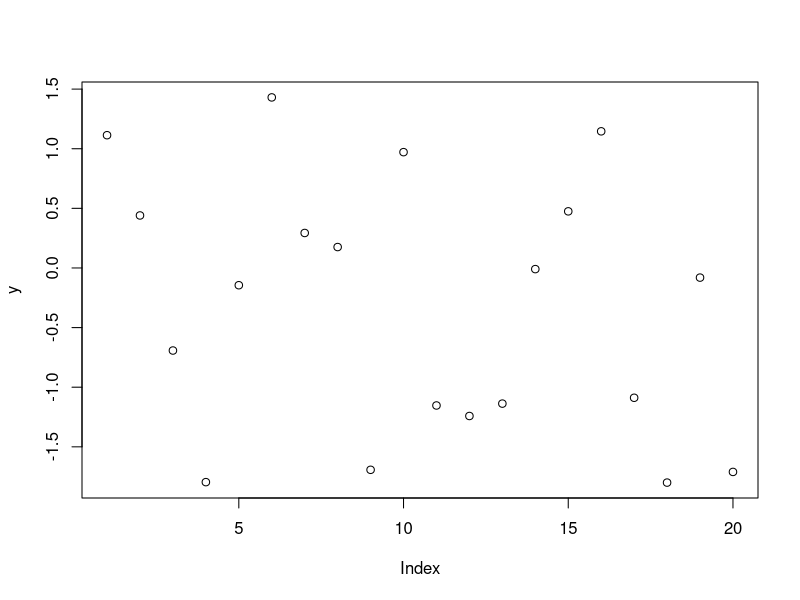
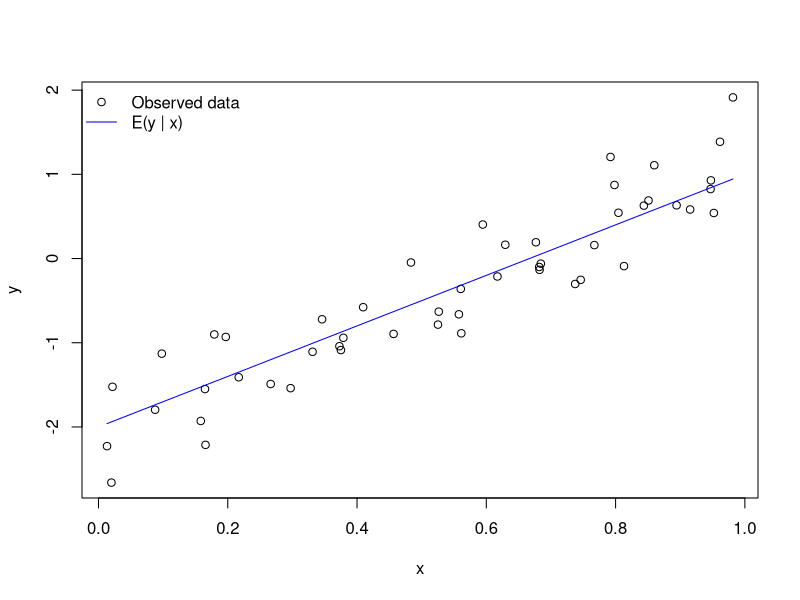
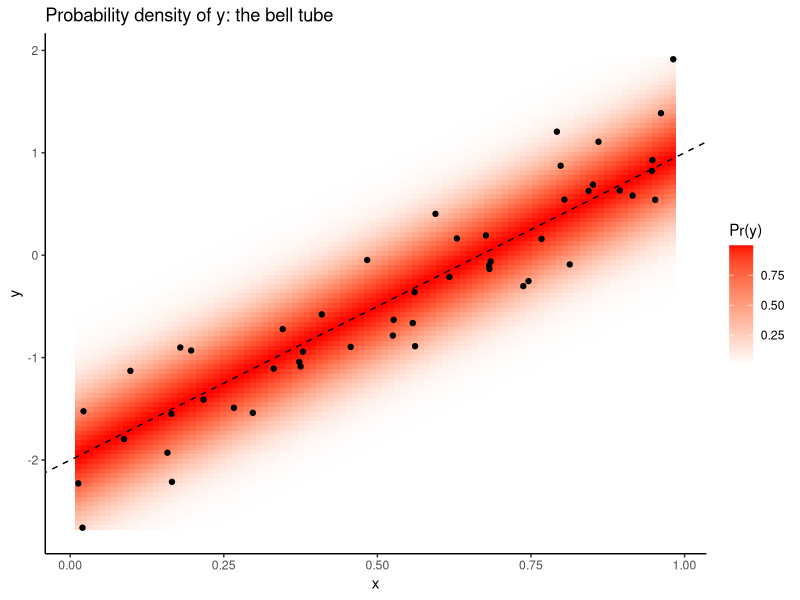
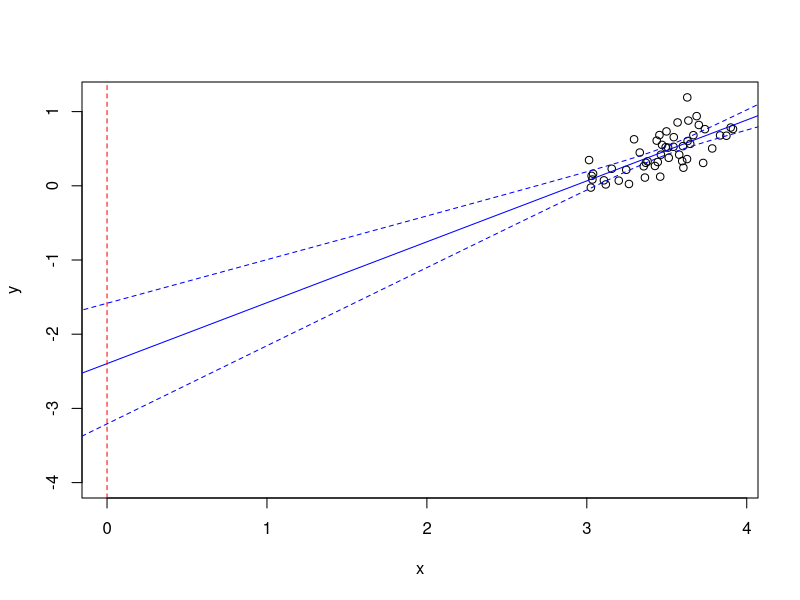
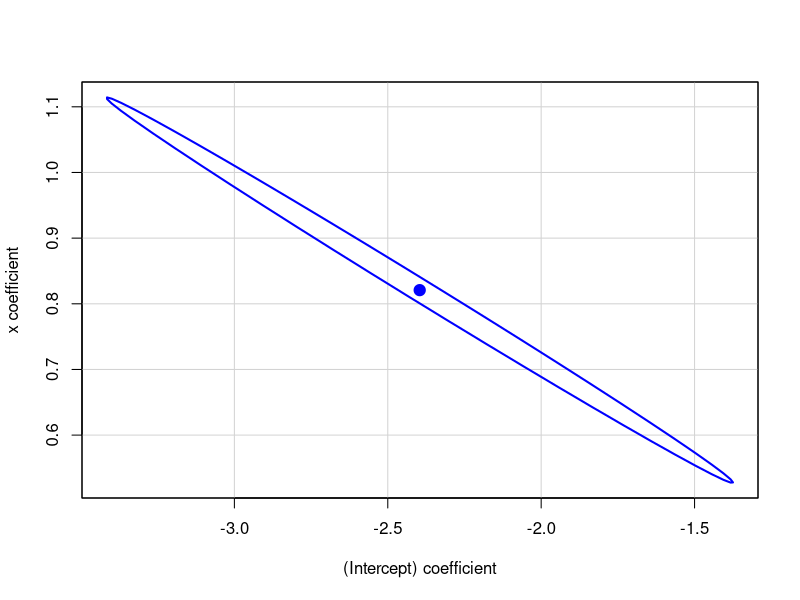
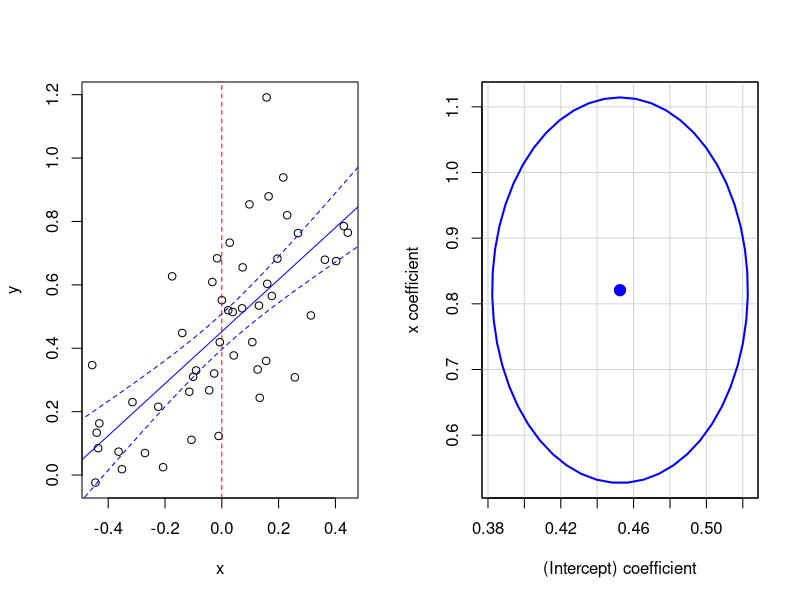
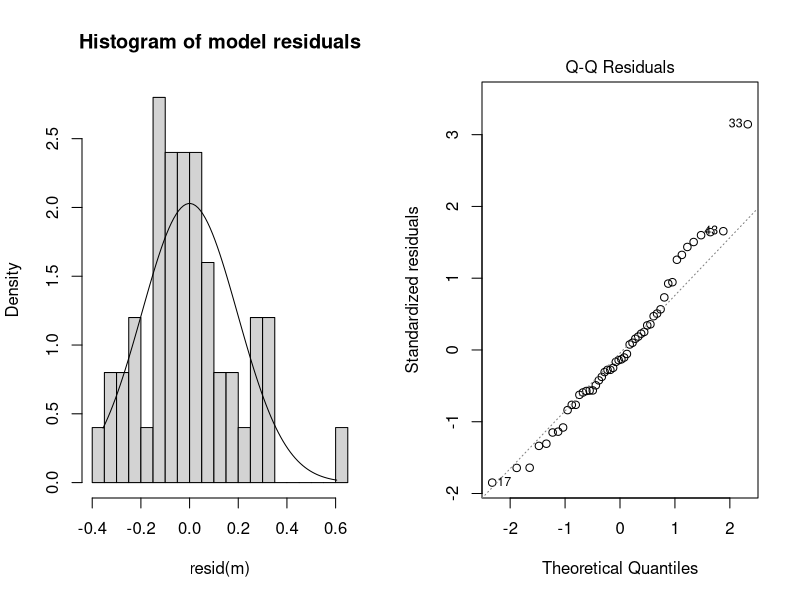
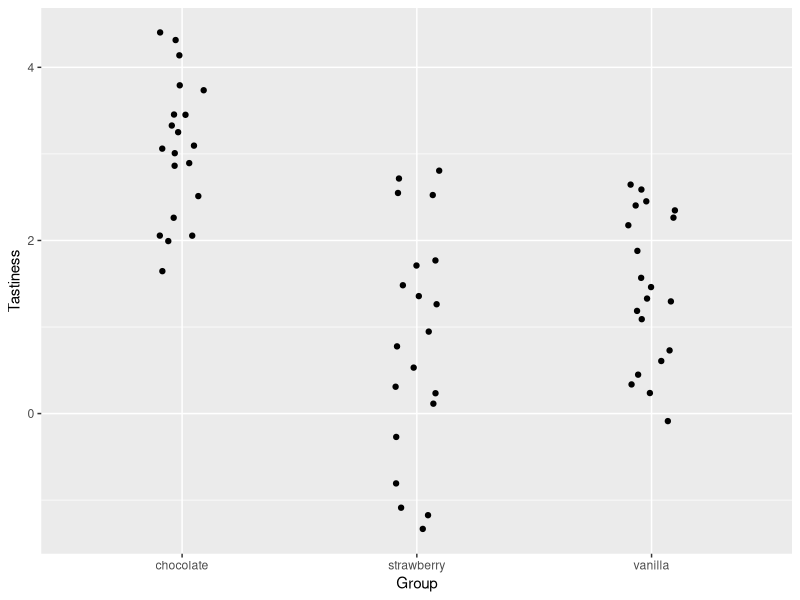

These figures' R source, in order: (Note: this script raises an error after producing the figures.)
## ---- chunk 1
# simulating a sample of 20 y values from a normal distribution 
# with mean = 0 and standard deviation = 1
y <- rnorm(n = 20, mean = 0, sd = 1)
plot(y)
## ---- chunk 2
# fitting a model of the mean with lm
m <- lm(y ~ 1)
summary(m)
## ---- chunk 3
# simulate x values
n <- 50
x <- runif(n, min = 0, max = 1)

# designate the underlying parameters for our hypothetical population
alpha <- -2
beta <- 3
sigma <- .4

# simulate values of y based on our randomly generated values of x
# and our underlying parameters
y <- rnorm(n, mean = alpha + beta * x, sd = sigma)

# plot the values of x and y
plot(x, y)

# add known mean function 
lines(x = x, y = alpha + beta * x, col='blue')
legend('topleft', 
       pch = c(1, NA), lty = c(NA, 1), 
       col = c('black', 'blue'), 
       legend = c('Observed data', 'E(y | x)'), 
       bty = 'n')
## ---- chunk 4
# show the probability density of y as a function of x
lo <- 100
yv <- seq(min(y), max(y), length.out = lo)
xv <- seq(min(x), max(x), length.out = lo)
g <- expand.grid(x = xv, y = yv)
g$py <- dnorm(g$y, alpha + beta * g$x, sigma)

sample_d <- data.frame(x = x, y = y)

library(ggplot2)
ggplot(g, aes(x=x, y=y)) + 
  geom_tile(aes(fill=py)) + 
  geom_point(data=sample_d) + 
  scale_fill_gradient2(name = "Pr(y)", high='red') + 
  theme_classic() + 
  geom_abline(intercept=alpha, slope=beta, linetype='dashed') + 
  ggtitle('Probability density of y: the bell tube')
## ---- chunk 5
m <- lm(y ~ x)
summary(m)
## ---- chunk 6

x <- runif(n)
alpha <- 0
beta <- 1
sigma <- .2
y <- rnorm(n, mean = alpha + beta * x, sd = sigma)
x <- x + 3
plot(x, y, xlim=c(0, max(x)), ylim=c(-4, max(y)))
m <- lm(y ~ x)
abline(m, col='blue')
abline(v = 0, col = "red", lty = 2)
px <- seq(-1, max(x) + 1, length.out=100)
py <- predict(m, list(x=px), se.fit=TRUE, interval='confidence')
lines(px, py$fit[, 'lwr'], lty=2, col='blue')
lines(px, py$fit[, 'upr'], lty=2, col='blue')
## ---- chunk 7
# calculate 95% confidence intervals for the parameters estimated in model m
confint(m, level = 0.95)
## ---- chunk 8
library(car)
confidenceEllipse(m)
## ---- chunk 9
par(mfrow=c(1, 2))
x <- x - mean(x)
m <- lm(y ~ x)
plot(x, y)
abline(m, col='blue')
abline(v = 0, col = "red", lty = 2)
px <- seq(min(x) - 1, max(x) + 1, length.out=100)
py <- predict(m, list(x=px), se.fit=TRUE, interval='confidence')
lines(px, py$fit[, 'lwr'], lty=2, col='blue')
lines(px, py$fit[, 'upr'], lty=2, col='blue')
confidenceEllipse(m)
## ---- chunk 10
# generate a histogram of the residuals from the m model
hist(resid(m), breaks = 20, freq = F, 
     main = 'Histogram of model residuals')

# generate x-values for a normal curve
curve_x <- seq(min(resid(m)), max(resid(m)), .01)

# add the normal curve line
lines(curve_x, dnorm(curve_x, 0, summary(m)$sigma))
## ---- chunk 11
plot(m, 2)
## ---- chunk 12
# simulate and visualize data
n <- 60
x <- rep(c("chocolate", "strawberry", "vanilla"), length.out = n)
x <- factor(x)
sigma <- 1
mu_y <- c(chocolate = 3.352, strawberry = .93, vanilla = 1.5)
y <- rnorm(n, mu_y[x], sigma)

library(ggplot2)
ggplot(data.frame(x, y), aes(x, y)) + 
  geom_jitter(position = position_jitter(width=.1)) + 
  xlab('Group') + 
  ylab('Tastiness')
## ---- chunk 13
m1 <- lm(y ~ x)
summary(m1)
## ---- chunk 14
m <- lm(y ~ 0 + x)
summary(m)
## ---- chunk 15
confint(m)
## ---- chunk 16
anova(m1)
## ---- chunk 17
par(mfrow=c(2, 2))
plot(m)
## ---- chunk 18
# set up 
n <- 50
x1 <- rnorm(n) 
x2 <- rnorm(n)
beta <- c(.5, 1, -1, 2)
sigma <- 1

# generate the design matrix X with n rows and four columns
# corresponding to the intercept, two main effects, and the interaction effect
X <- matrix(c(rep(1, n), x1, x2, x1 * x2), nrow=n)

# rather than use a linear equation (a + bx1 + bx2 + ...)
# we use matrix multiplication to generate mean y values
mu_y <- X %*% beta

# now we simulate values for y using the simulated means and sigma = 1
y <- rnorm(n, mu_y, sigma)

# estimate the parameters
m <- lm(y ~ x1 + x2 + x1:x2)
summary(m)
## ---- chunk 19
# visualizing the results in terms of the linear predictor
lo <- 40
x1seq <- seq(min(x1), max(x1), length.out = lo)
x2seq <- seq(min(x2), max(x2), length.out = lo)
g <- expand.grid(x1=x1seq, x2=x2seq)
g$e_y <- beta[1] + beta[2] * g$x1 + beta[3] * g$x2 + beta[4] * g$x1 * g$x2
ggplot(g, aes(x=x1, y=x2)) + 
  geom_tile(aes(fill=e_y)) + 
  stat_contour(aes(z=e_y), col='grey') + 
  scale_fill_gradient2() + 
  geom_point(data=data.frame(x1, x2))
## ---- chunk 20
library(effects)
plot(allEffects(m))
## ---- chunk 21
str(ToothGrowth)
ToothGrowth$dose <- factor(ToothGrowth$dose)
ggplot(ToothGrowth, aes(x=interaction(dose, supp), y=len)) + 
  geom_point()
## ---- chunk 22
library(dplyr)
ToothGrowth %>%
  group_by(dose, supp) %>%
  summarize(mean = mean(len), 
            sd = sd(len), 
            n = n())
## ---- chunk 23
m <- lm(len ~ dose * supp, data = ToothGrowth)
summary(m)
## ---- chunk 24
cbind(model.matrix(m), ToothGrowth)
## ---- chunk 25
anova(m)
## ---- chunk 26
m2 <- lm(len ~ dose + supp, data = ToothGrowth)
AIC(m, m2)
## ---- chunk 27
plot(allEffects(m))
## ---- chunk 28
# construct a new data frame for predictions
g <- expand.grid(supp = levels(ToothGrowth$supp), 
                 dose = levels(ToothGrowth$dose))
p <- predict(m, g, interval = 'confidence', type='response')
predictions <- cbind(g, data.frame(p))
predictions
## ---- chunk 29
ggplot(ToothGrowth, aes(x=interaction(dose, supp), y=len)) + 
  geom_segment(data=predictions, 
               aes(y=lwr, yend=upr, 
                   xend=interaction(dose, supp)), col='red') + 
  geom_point(data=predictions, aes(y=fit), color='red', size=2, shape=2) + 
  geom_jitter(position = position_jitter(width=.1), shape=1) + 
  ylab("Length")
## ---- chunk 30
# covariate values
x1 <- rnorm(n)
x2 <- factor(sample(c('A', 'B'), n, replace=TRUE))

# random intercepts & slopes
a <- rnorm(2)
b <- rnorm(2)

sigma <- .4

X <- matrix(c(ifelse(x2 == 'A', 1, 0), 
              ifelse(x2 == 'B', 1, 0), 
              ifelse(x2 == 'A', x1, 0), 
              ifelse(x2 == 'B', x1, 0)
            ), nrow=n)

mu_y <- X %*% c(a, b)
y <- rnorm(n, mu_y, sigma)
## ---- chunk 31
m <- lm(y ~ x1 + x2 + x1:x2)
summary(m)
## ---- chunk 32
plot(x1, y, col=x2, pch=19)
legend('topright', col=1:2, legend=c('Group A', 'Group B'), pch=19)
abline(coef(m)[1], coef(m)[2])
abline(coef(m)[1] + coef(m)[3], coef(m)[2] + coef(m)[4], col='red')
